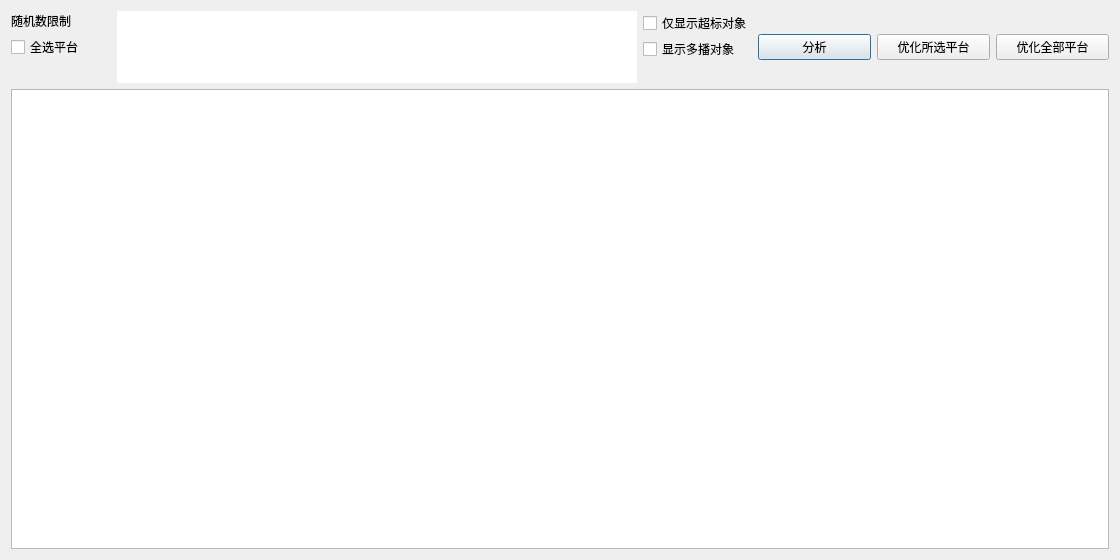
<?xml version="1.0" encoding="UTF-8"?>
<ui version="4.0">
 <class>OptimizeRandomCount</class>
 <widget class="QDialog" name="OptimizeRandomCount">
  <property name="geometry">
   <rect>
    <x>0</x>
    <y>0</y>
    <width>1120</width>
    <height>560</height>
   </rect>
  </property>
  <property name="minimumSize">
   <size>
    <width>1050</width>
    <height>360</height>
   </size>
  </property>
  <property name="windowTitle">
   <string>优化随机数量</string>
  </property>
  <layout class="QVBoxLayout" name="verticalLayout">
   <item>
    <layout class="QHBoxLayout" name="topRow">
     <item>
      <layout class="QVBoxLayout" name="limitLabelColumn">
       <property name="spacing">
        <number>4</number>
       </property>
       <property name="leftMargin">
        <number>0</number>
       </property>
       <property name="topMargin">
        <number>0</number>
       </property>
       <property name="rightMargin">
        <number>0</number>
       </property>
       <property name="bottomMargin">
        <number>0</number>
       </property>
       <item>
        <widget class="QLabel" name="lblRandomLimit">
         <property name="toolTip">
          <string>各平台的随机数限制；当前平台在下方对象表头中标记为「（当前）」。</string>
         </property>
         <property name="sizePolicy">
          <sizepolicy hsizetype="Fixed" vsizetype="Fixed">
           <horstretch>0</horstretch>
           <verstretch>0</verstretch>
          </sizepolicy>
         </property>
         <property name="minimumSize">
          <size>
           <width>100</width>
           <height>20</height>
          </size>
         </property>
         <property name="maximumSize">
          <size>
           <width>100</width>
           <height>20</height>
          </size>
         </property>
         <property name="text">
          <string>随机数限制</string>
         </property>
        </widget>
       </item>
       <item>
        <widget class="QCheckBox" name="cbxSelectAllPlatforms">
         <property name="toolTip">
          <string>勾选或取消勾选所有平台。</string>
         </property>
         <property name="sizePolicy">
          <sizepolicy hsizetype="Fixed" vsizetype="Fixed">
           <horstretch>0</horstretch>
           <verstretch>0</verstretch>
          </sizepolicy>
         </property>
         <property name="minimumSize">
          <size>
           <width>100</width>
           <height>0</height>
          </size>
         </property>
         <property name="maximumSize">
          <size>
           <width>100</width>
           <height>16777215</height>
          </size>
         </property>
         <property name="text">
          <string>全选平台</string>
         </property>
        </widget>
       </item>
       <item>
        <spacer name="limitLabelSpacer">
         <property name="orientation">
          <enum>Qt::Vertical</enum>
         </property>
         <property name="sizeType">
          <enum>QSizePolicy::Fixed</enum>
         </property>
         <property name="sizeHint" stdset="0">
          <size>
           <width>20</width>
           <height>24</height>
          </size>
         </property>
        </spacer>
       </item>
      </layout>
     </item>
     <item>
      <widget class="QTableWidget" name="tblAllowedCounts">
       <property name="toolTip">
        <string>第一行勾选需要优化的平台，第二行编辑各平台允许数量；编辑后立即同步到用户设置，未配置的平台使用默认值 3。</string>
       </property>
       <property name="sizePolicy">
        <sizepolicy hsizetype="Expanding" vsizetype="Fixed">
         <horstretch>0</horstretch>
         <verstretch>0</verstretch>
        </sizepolicy>
       </property>
       <property name="minimumSize">
        <size>
         <width>0</width>
         <height>72</height>
        </size>
       </property>
       <property name="maximumSize">
        <size>
         <width>520</width>
         <height>84</height>
        </size>
       </property>
       <property name="frameShape">
        <enum>QFrame::NoFrame</enum>
       </property>
       <property name="editTriggers">
        <set>QAbstractItemView::DoubleClicked|QAbstractItemView::EditKeyPressed</set>
       </property>
       <property name="alternatingRowColors">
        <bool>false</bool>
       </property>
       <property name="showGrid">
        <bool>false</bool>
       </property>
       <property name="selectionBehavior">
        <enum>QAbstractItemView::SelectItems</enum>
       </property>
       <attribute name="verticalHeaderVisible">
        <bool>false</bool>
       </attribute>
      </widget>
     </item>
     <item>
      <layout class="QVBoxLayout" name="filterColumn">
       <property name="spacing">
        <number>2</number>
       </property>
       <property name="leftMargin">
        <number>0</number>
       </property>
       <property name="topMargin">
        <number>0</number>
       </property>
       <property name="rightMargin">
        <number>0</number>
       </property>
       <property name="bottomMargin">
        <number>0</number>
       </property>
       <item>
        <widget class="QCheckBox" name="cbxOnlyOverLimit">
         <property name="toolTip">
          <string>勾选后只显示至少有一个平台的启用数量超过该平台允许数量的随机容器。</string>
         </property>
         <property name="sizePolicy">
          <sizepolicy hsizetype="Fixed" vsizetype="Fixed">
           <horstretch>0</horstretch>
           <verstretch>0</verstretch>
          </sizepolicy>
         </property>
         <property name="text">
          <string>仅显示超标对象</string>
         </property>
        </widget>
       </item>
       <item>
        <widget class="QCheckBox" name="cbxShowMultiGroup">
         <property name="toolTip">
          <string>勾选后显示包含多种名称前缀的随机容器；不勾选时过滤掉这些对象。</string>
         </property>
         <property name="sizePolicy">
          <sizepolicy hsizetype="Fixed" vsizetype="Fixed">
           <horstretch>0</horstretch>
           <verstretch>0</verstretch>
          </sizepolicy>
         </property>
         <property name="text">
          <string>显示多播对象</string>
         </property>
        </widget>
       </item>
       <item>
        <spacer name="filterSpacer">
         <property name="orientation">
          <enum>Qt::Vertical</enum>
         </property>
         <property name="sizeType">
          <enum>QSizePolicy::Fixed</enum>
         </property>
         <property name="sizeHint" stdset="0">
          <size>
           <width>20</width>
           <height>20</height>
          </size>
         </property>
        </spacer>
       </item>
      </layout>
     </item>
     <item>
      <widget class="QPushButton" name="btnAnalyze">
       <property name="toolTip">
        <string>读取主窗口对象下所有 Random 模式的 Random Container，并统计各平台启用的子对象数量。</string>
       </property>
       <property name="text">
        <string>分析</string>
       </property>
      </widget>
     </item>
     <item>
      <widget class="QPushButton" name="btnOptimizeSelected">
       <property name="toolTip">
        <string>只修改表格中勾选平台的 Inclusion：按子对象顺序保留各平台允许数量，其余先 unlink 再停用；未勾选的平台不受影响。</string>
       </property>
       <property name="text">
        <string>优化所选平台</string>
       </property>
      </widget>
     </item>
     <item>
      <widget class="QPushButton" name="btnOptimizeAll">
       <property name="toolTip">
        <string>直接修改所有平台的 Inclusion：每个平台使用该平台配置的允许数量；超出所有平台上限的尾部对象直接全局停用，其余按平台先 unlink 再停用。</string>
       </property>
       <property name="text">
        <string>优化全部平台</string>
       </property>
      </widget>
     </item>
    </layout>
   </item>
   <item>
    <widget class="QTableWidget" name="tblRandomContainers">
     <property name="editTriggers">
      <set>QAbstractItemView::NoEditTriggers</set>
     </property>
     <property name="alternatingRowColors">
      <bool>true</bool>
     </property>
     <property name="selectionBehavior">
      <enum>QAbstractItemView::SelectRows</enum>
     </property>
     <property name="selectionMode">
      <enum>QAbstractItemView::ExtendedSelection</enum>
     </property>
     <property name="sortingEnabled">
      <bool>false</bool>
     </property>
     <attribute name="horizontalHeaderStretchLastSection">
      <bool>false</bool>
     </attribute>
     <attribute name="verticalHeaderVisible">
      <bool>false</bool>
     </attribute>
    </widget>
   </item>
  </layout>
 </widget>
 <resources/>
 <connections/>
</ui>
